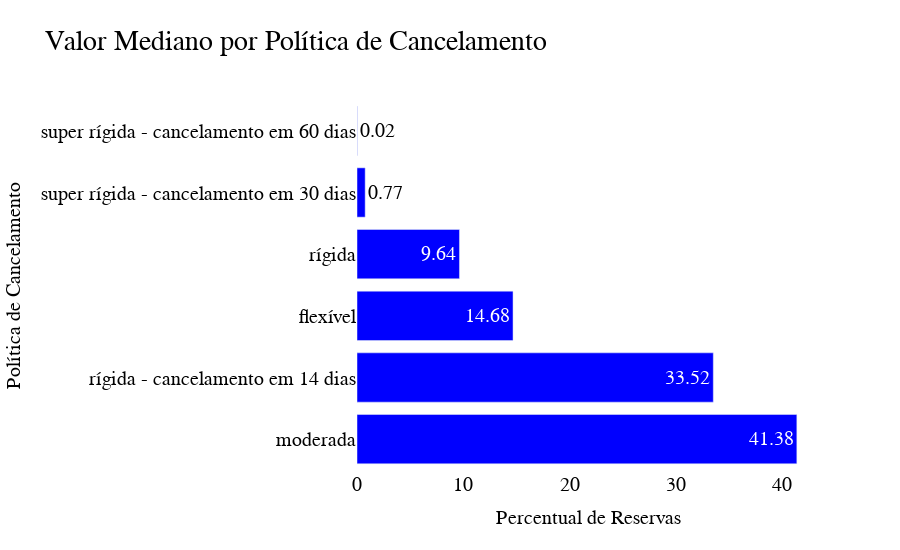

The notebook cell saved with this chart:
### Code cell
fig = px.bar(
    politica_listings_counts,  # Seu DataFrame ou dados
    y='policy',  # Eixo x
    x='pct_listings_counts',  # Eixo y
    title='Hospedagens por Política de Cancelamento',
    labels={'policy': 'Política de Cancelamento', 'pct_listings_counts': 'Percentual de Reservas'},
    # template='plotly_dark',  # Escolha um modelo de fundo
    color_discrete_sequence=['blue'],  # Escolha a cor das barras
    height=400,  # Altura do gráfico
    width=700,  # Largura do gráfico
    text_auto=True
)

fig.update_layout(
            **font_layout()
            , width=900, height=550
            , title='Valor Mediano por Política de Cancelamento'
            , xaxis_title='Percentual de Reservas'
            , yaxis_title='Política de Cancelamento'
        )

fig.update_xaxes(title_font=dict(size=20))
fig.update_yaxes(title_font=dict(size=20))
fig.show()

### Figure 1 — Plotly figure (JSON) as saved in the notebook; plotly's stock layout.template omitted (floating-point values rounded to 4 significant figures)
{"data": [{"alignmentgroup": "True", "hovertemplate": "Percentual de Reservas=%{x}<br>Política de Cancelamento=%{y}<extra></extra>", "legendgroup": "", "marker": {"color": "blue", "pattern": {"shape": ""}}, "name": "", "offsetgroup": "", "orientation": "h", "showlegend": false, "textposition": "auto", "texttemplate": "%{x}", "type": "bar", "x": [41.38, 33.52, 14.68, 9.64, 0.77, 0.02], "xaxis": "x", "y": ["moderada", "rígida - cancelamento em 14 dias", "flexível", "rígida", "super rígida - cancelamento em 30 dias", "super rígida - cancelamento em 60 dias"], "yaxis": "y"}], "layout": {"barmode": "relative", "font": {"color": "black", "family": "Times New Roman", "size": 20}, "height": 550, "legend": {"tracegroupgap": 0}, "paper_bgcolor": "rgba(0,0,0,0)", "plot_bgcolor": "rgba(0,0,0,0)", "title": {"text": "Valor Mediano por Política de Cancelamento"}, "width": 900, "xaxis": {"anchor": "y", "domain": [0, 1], "title": {"font": {"size": 20}, "text": "Percentual de Reservas"}}, "yaxis": {"anchor": "x", "domain": [0, 1], "title": {"font": {"size": 20}, "text": "Política de Cancelamento"}}}}
